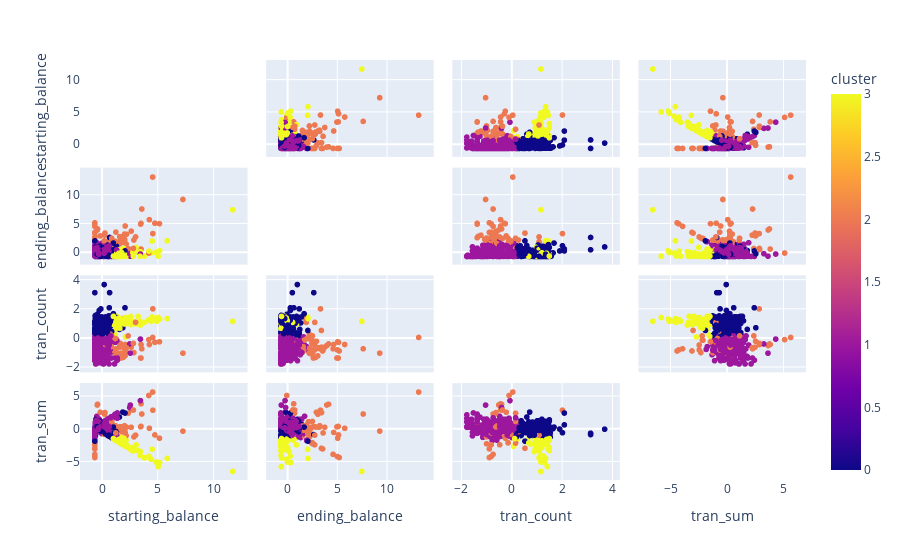

Here is the notebook cell this chart was saved with:
### Code cell
features = ['starting_balance', 'ending_balance', 'tran_count', 'tran_sum']
fig = px.scatter_matrix(
    df_scaled, 
    dimensions=features,
    color = 'cluster')
fig.update_traces(diagonal_visible=False)
fig.show()

### Figure 1 — Plotly figure (JSON) as saved in the notebook; plotly's stock layout.template omitted (floating-point values rounded to 4 significant figures; data arrays with more than 128 entries replaced by an {"elided": "..."} marker saying what was removed)
{"data": [{"diagonal": {"visible": false}, "dimensions": [{"axis": {"matches": true}, "label": "starting_balance", "values": {"elided": "1254 float values"}}, {"axis": {"matches": true}, "label": "ending_balance", "values": {"elided": "1254 float values"}}, {"axis": {"matches": true}, "label": "tran_count", "values": {"elided": "1254 float values"}}, {"axis": {"matches": true}, "label": "tran_sum", "values": {"elided": "1254 float values"}}], "hovertemplate": "%{xaxis.title.text}=%{x}<br>%{yaxis.title.text}=%{y}<br>cluster=%{marker.color}<extra></extra>", "legendgroup": "", "marker": {"color": {"elided": "1254 int values"}, "coloraxis": "coloraxis", "symbol": "circle"}, "name": "", "showlegend": false, "type": "splom"}], "layout": {"autosize": true, "coloraxis": {"colorbar": {"title": {"text": "cluster"}}, "colorscale": [[0, "#0d0887"], [0.1111, "#46039f"], [0.2222, "#7201a8"], [0.3333, "#9c179e"], [0.4444, "#bd3786"], [0.5556, "#d8576b"], [0.6667, "#ed7953"], [0.7778, "#fb9f3a"], [0.8889, "#fdca26"], [1, "#f0f921"]]}, "dragmode": "select", "legend": {"tracegroupgap": 0}, "margin": {"t": 60}, "xaxis": {"autorange": true, "range": [-2.238, 13.3], "type": "linear"}, "xaxis2": {"autorange": true, "range": [-2.448, 14.98], "type": "linear"}, "xaxis3": {"autorange": true, "range": [-2.478, 4.408], "type": "linear"}, "xaxis4": {"autorange": true, "range": [-8.095, 7.24], "type": "linear"}, "yaxis": {"autorange": true, "range": [-2.238, 13.3], "type": "linear"}, "yaxis2": {"autorange": true, "range": [-2.448, 14.98], "type": "linear"}, "yaxis3": {"autorange": true, "range": [-2.478, 4.408], "type": "linear"}, "yaxis4": {"autorange": true, "range": [-8.095, 7.24], "type": "linear"}}}
